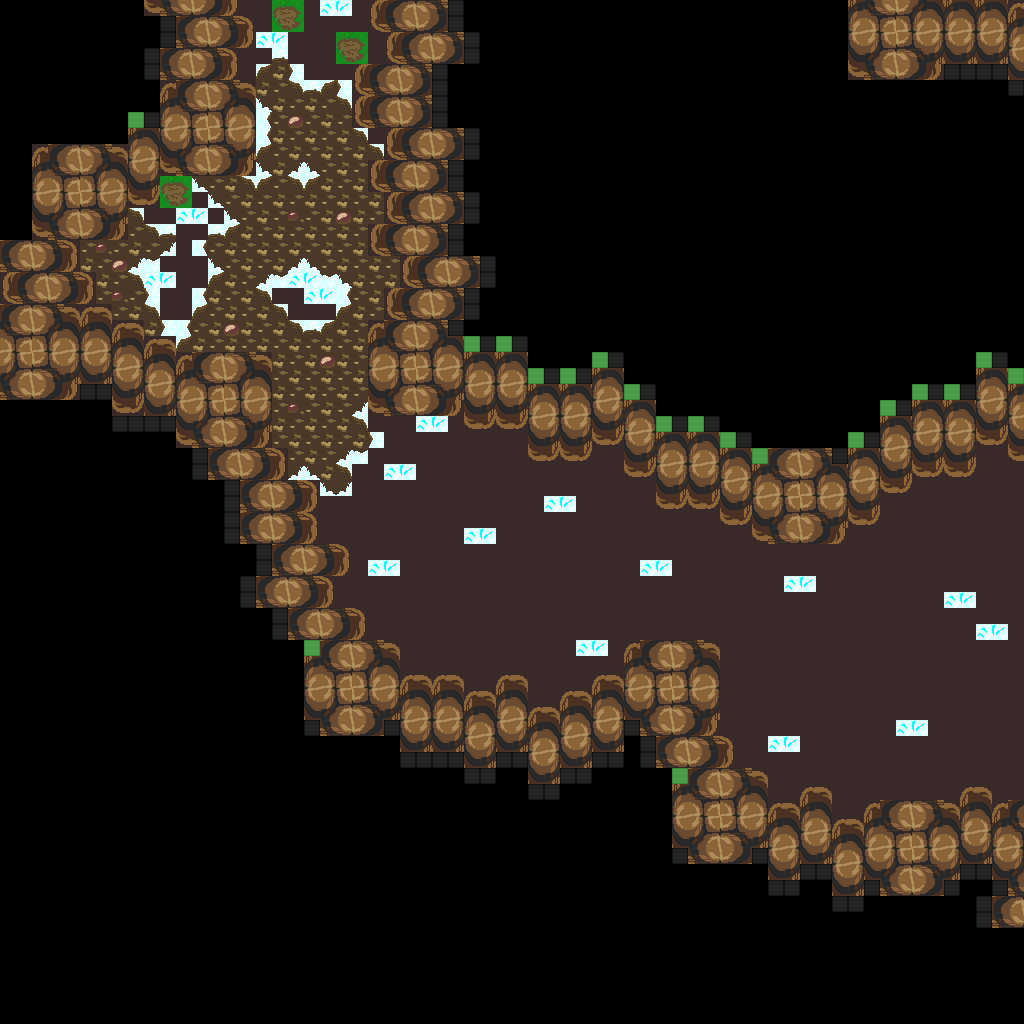

Below is a game level as drawn by its tile map, then a one-line description and the .tmx that defines it (tile-layer data replaced by summaries):
An orthogonal 64x64 tile map with 16x16 px tiles, 1 tile layer (base), 1 hidden layer not drawn.

<map version="1.10" tiledversion="1.12.1" orientation="orthogonal" renderorder="right-down" width="64" height="64" tilewidth="16" tileheight="16" infinite="0" nextlayerid="3" nextobjectid="1">
 <tileset firstgid="1" source="../classiciphone_pics4.tsx" />
 <layer id="1" name="base" width="64" height="64">
  <data>[4096 cells, 4096 non-empty, 56 distinct tile ids]</data>
 </layer>
 <layer id="2" name="collision" width="64" height="64" visible="0">
  <properties><property name="collision" value="true" /></properties>
  <data>[4096 cells, 3128 non-empty, 1 distinct tile ids]</data>
 </layer>
</map>
